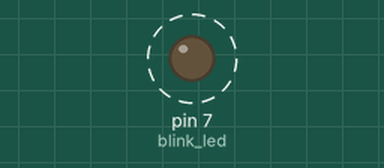
The program below on a simulated Raspberry Pi (header pin numbers). Shown: output pins drawn as LEDs (lit = HIGH). Dashed ring = blinking. What the program prints to the terminal is not drawn.

Above: at 0.7 s.
Timing chart, 0 to 3.0 s (numbered marks = the images above):
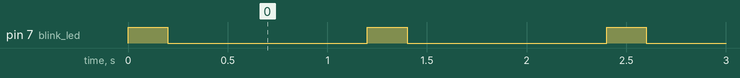

The program:

2023-04-03_First_Blink_Test.py
```python
#
import RPi.GPIO as GPIO
import time

blink_led = 7
GPIO.setmode(GPIO.BOARD) # Note This is specifying the physical pins on the Raspberry Pi Header
GPIO.setwarnings(False)
GPIO.setup(blink_led,GPIO.OUT)

while(True):
  print("LED on")
  GPIO.output(blink_led,GPIO.HIGH)
  time.sleep(.2)
  print("LED off")
  GPIO.output(blink_led,GPIO.LOW)
  time.sleep(1)
print('Done')
```

Measured:
- by itself, pin 7 (blink_led): alternates HIGH for 0.20 s and LOW for 1.0 s
